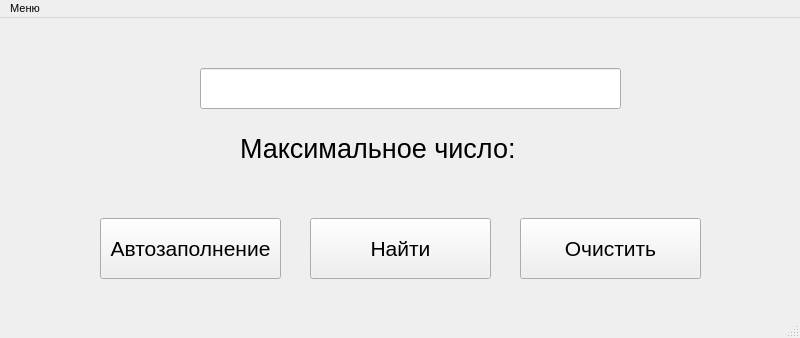
<?xml version="1.0" encoding="UTF-8"?>
<ui version="4.0">
 <class>MainWindow</class>
 <widget class="QMainWindow" name="MainWindow">
  <property name="geometry">
   <rect>
    <x>0</x>
    <y>0</y>
    <width>800</width>
    <height>338</height>
   </rect>
  </property>
  <property name="font">
   <font>
    <pointsize>2</pointsize>
   </font>
  </property>
  <property name="cursor">
   <cursorShape>ArrowCursor</cursorShape>
  </property>
  <property name="windowTitle">
   <string>MaXelem</string>
  </property>
  <widget class="QWidget" name="centralwidget">
   <widget class="QLineEdit" name="lineEdit">
    <property name="geometry">
     <rect>
      <x>200</x>
      <y>50</y>
      <width>421</width>
      <height>41</height>
     </rect>
    </property>
    <property name="font">
     <font>
      <pointsize>22</pointsize>
     </font>
    </property>
    <property name="cursor">
     <cursorShape>IBeamCursor</cursorShape>
    </property>
    <property name="text">
     <string/>
    </property>
   </widget>
   <widget class="QLabel" name="label">
    <property name="geometry">
     <rect>
      <x>240</x>
      <y>110</y>
      <width>281</width>
      <height>41</height>
     </rect>
    </property>
    <property name="font">
     <font>
      <pointsize>20</pointsize>
     </font>
    </property>
    <property name="text">
     <string>Максимальное число:</string>
    </property>
   </widget>
   <widget class="QLabel" name="label_2">
    <property name="geometry">
     <rect>
      <x>520</x>
      <y>110</y>
      <width>71</width>
      <height>41</height>
     </rect>
    </property>
    <property name="text">
     <string/>
    </property>
   </widget>
   <widget class="QPushButton" name="pushButton">
    <property name="geometry">
     <rect>
      <x>100</x>
      <y>200</y>
      <width>181</width>
      <height>61</height>
     </rect>
    </property>
    <property name="font">
     <font>
      <pointsize>16</pointsize>
     </font>
    </property>
    <property name="cursor">
     <cursorShape>PointingHandCursor</cursorShape>
    </property>
    <property name="text">
     <string>Автозаполнение</string>
    </property>
   </widget>
   <widget class="QPushButton" name="pushButton_2">
    <property name="geometry">
     <rect>
      <x>310</x>
      <y>200</y>
      <width>181</width>
      <height>61</height>
     </rect>
    </property>
    <property name="font">
     <font>
      <pointsize>16</pointsize>
     </font>
    </property>
    <property name="cursor">
     <cursorShape>PointingHandCursor</cursorShape>
    </property>
    <property name="text">
     <string>Найти</string>
    </property>
   </widget>
   <widget class="QPushButton" name="pushButton_3">
    <property name="geometry">
     <rect>
      <x>520</x>
      <y>200</y>
      <width>181</width>
      <height>61</height>
     </rect>
    </property>
    <property name="font">
     <font>
      <pointsize>16</pointsize>
      <weight>50</weight>
      <italic>false</italic>
      <bold>false</bold>
      <underline>false</underline>
      <strikeout>false</strikeout>
      <stylestrategy>PreferDefault</stylestrategy>
      <kerning>true</kerning>
     </font>
    </property>
    <property name="cursor">
     <cursorShape>PointingHandCursor</cursorShape>
    </property>
    <property name="mouseTracking">
     <bool>true</bool>
    </property>
    <property name="text">
     <string>Очистить</string>
    </property>
   </widget>
  </widget>
  <widget class="QMenuBar" name="menubar">
   <property name="geometry">
    <rect>
     <x>0</x>
     <y>0</y>
     <width>800</width>
     <height>19</height>
    </rect>
   </property>
   <property name="font">
    <font>
     <pointsize>8</pointsize>
    </font>
   </property>
   <widget class="QMenu" name="menu">
    <property name="cursor">
     <cursorShape>PointingHandCursor</cursorShape>
    </property>
    <property name="title">
     <string>Меню</string>
    </property>
    <widget class="QMenu" name="menu_2">
     <property name="title">
      <string>Справка</string>
     </property>
     <addaction name="action_2"/>
     <addaction name="action_3"/>
     <addaction name="action_4"/>
    </widget>
    <widget class="QMenu" name="menu_3">
     <property name="title">
      <string>Работа с программой</string>
     </property>
     <addaction name="action_6"/>
     <addaction name="action_7"/>
    </widget>
    <addaction name="menu_2"/>
    <addaction name="menu_3"/>
   </widget>
   <addaction name="menu"/>
  </widget>
  <widget class="QStatusBar" name="statusbar"/>
  <action name="action_2">
   <property name="text">
    <string>О программе</string>
   </property>
   <property name="statusTip">
    <string/>
   </property>
   <property name="shortcut">
    <string>F1</string>
   </property>
  </action>
  <action name="action_3">
   <property name="text">
    <string>Об авторе</string>
   </property>
  </action>
  <action name="action_4">
   <property name="text">
    <string>Задача</string>
   </property>
  </action>
  <action name="action_6">
   <property name="text">
    <string>Очистить поля</string>
   </property>
  </action>
  <action name="action_7">
   <property name="text">
    <string>Блок-схема</string>
   </property>
  </action>
 </widget>
 <resources/>
 <connections/>
</ui>
